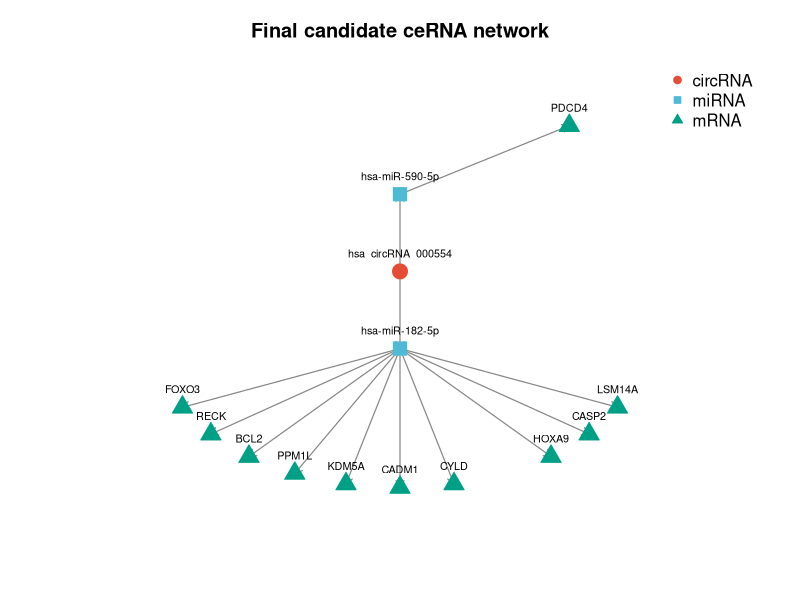

The R source for this figure:
# Reconstruct a schematic from supplied final node/edge tables using base R only.
# Run from repository root: Rscript code/plot_final_network.R
# Newly prepared plotting helper; R execution was unavailable during packaging.
nodes <- read.csv('results/network/ceRNA_nodes.csv', stringsAsFactors = FALSE)
edges <- read.csv('results/network/ceRNA_edges.csv', stringsAsFactors = FALSE)
stopifnot(nrow(nodes) == 14, nrow(edges) == 13,
          !anyDuplicated(nodes$name),
          all(edges$source %in% nodes$name), all(edges$target %in% nodes$name))
colors <- c(circRNA = '#E64B35', miRNA = '#4DBBD5', mRNA = '#00A087')
shapes <- c(circRNA = 21, miRNA = 22, mRNA = 24)
pdf('figures/reconstructed_final_ceRNA_network.pdf', width = 12, height = 10, bg = 'white')
par(mar = c(2, 2, 3, 2))
plot(nodes$x, nodes$y, type = 'n', xlim = c(-5, 5), ylim = c(-7, 5),
     axes = FALSE, xlab = '', ylab = '', main = 'Final candidate ceRNA network')
for (i in seq_len(nrow(edges))) {
  a <- match(edges$source[i], nodes$name); b <- match(edges$target[i], nodes$name)
  arrows(nodes$x[a], nodes$y[a], nodes$x[b], nodes$y[b],
         length = 0.08, col = '#888888', lwd = 1.2)
}
points(nodes$x, nodes$y, pch = shapes[nodes$type], bg = colors[nodes$type],
       col = colors[nodes$type], cex = 2)
text(nodes$x, nodes$y, labels = nodes$name, pos = 3, offset = 0.7, cex = 0.65)
legend('topright', legend = names(colors), pch = shapes, pt.bg = colors,
       col = colors, bty = 'n')
dev.off()
# Arrows show candidate regulatory links, not proof of molecular causation.
